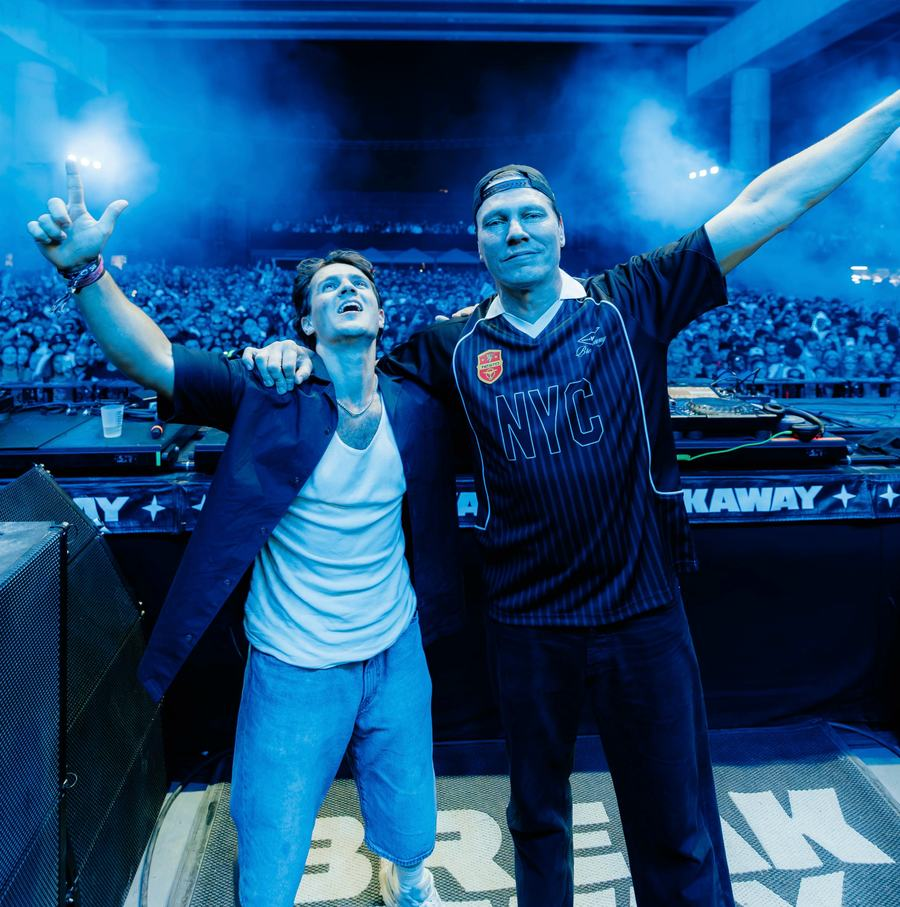
#> input picture img/night-brooklyn.jpg, 900 x 907 px, given in place of sc_avatar.jpg, which was not available
$ python build.py --src ../img
#> lines starting #> are read from the running program, lines starting #| are printed output that depends on the picture
"""Builds the site's pictures from the originals.

    uv run --with pillow tools/build.py --src ~/scratch/lille-research

The originals (profile pictures, cover art, post pictures) are not kept in this
repo. `--src` is the folder that holds them (img/, img_ig/). The cut-out of the
portrait (img/cut_avatar.png) is made first with tools/cutout.swift:

    swiftc -O tools/cutout.swift -o /tmp/cutout
    /tmp/cutout <src>/img/sc_avatar.jpg <src>/img/cut_avatar.png 2400
"""
import argparse, pathlib, random

from PIL import Image, ImageChops, ImageEnhance, ImageFilter, ImageOps

ROOT = pathlib.Path(__file__).resolve().parent.parent
ap = argparse.ArgumentParser()
ap.add_argument("--src", required=True, help="folder holding the original pictures")
SRC = pathlib.Path(ap.parse_args().src).expanduser()


def op(name, mode="RGB"):
#> called with name = 'img/sc_avatar.jpg', mode = 'RGB'
    return Image.open(SRC / name).convert(mode)
#> returned value is the input picture: PIL image 900x907 RGB; mean R, G, B 27.9, 79.3, 124.9


def save(im, path, q=80):
    path.parent.mkdir(exist_ok=True)
    if path.suffix == ".webp":
        im.save(path, "WEBP", quality=q, method=6)
    else:
        im.convert("RGB").save(path, "JPEG", quality=q, optimize=True, progressive=True)
    print(f"{path.relative_to(ROOT)}  {im.width}x{im.height}  {path.stat().st_size // 1024} KB")


def fit_w(im, width):
#> called with width = 1350
    return im if im.width == width else im.resize((width, round(im.height * width / im.width)), Image.LANCZOS)
#> returned value: PIL image 1350x1360 RGB


def frac(im, box):
    w, h = im.size
    return im.crop((round(box[0] * w), round(box[1] * h), round(box[2] * w), round(box[3] * h)))


def square(im):
    s = min(im.size)
    return im.crop(((im.width - s) // 2, (im.height - s) // 2, (im.width + s) // 2, (im.height + s) // 2))


# ---------- landing: the press portrait (LILLE's SoundCloud picture) ----------
# The original is square. For wide screens the wall is carried on to the left and
# right (each row keeps the colour of the picture's edge), so the figure stands
# in the middle of a 16:9 wall with room for the name behind.
H = 1350
W = 2400
por = fit_w(op("img/sc_avatar.jpg"), H)
cut = fit_w(Image.open(SRC / "img/cut_avatar.png").convert("RGBA"), H)
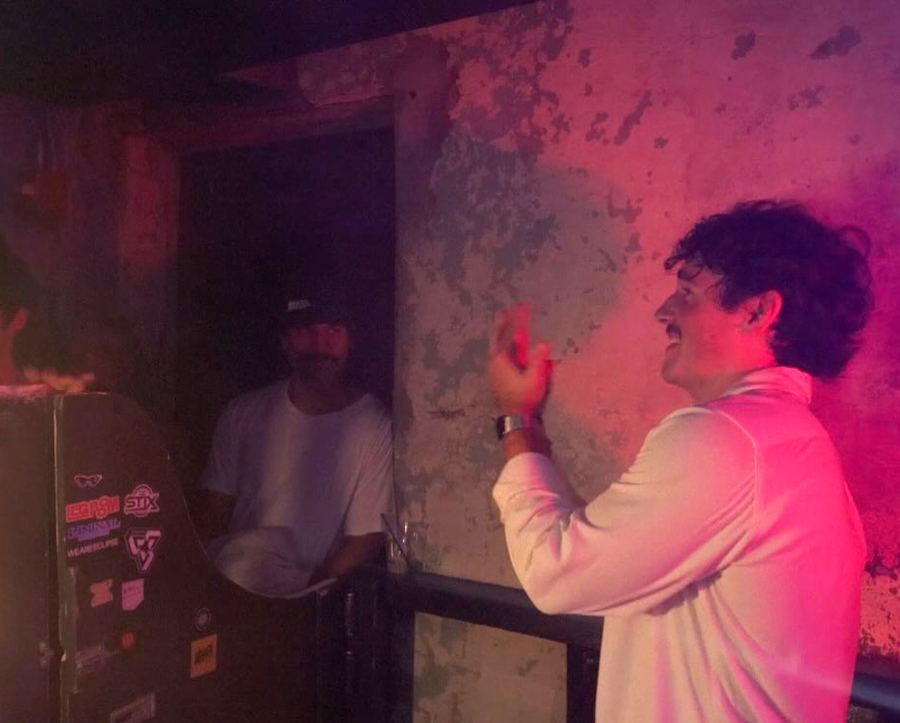
#> input picture img/night-elsewhere.jpg, 900 x 723 px, given in place of cut_avatar.png, which was not available
x0 = (W - H) // 2
wall = Image.new("RGB", (W, H))
#> wall: PIL image 2400x1350 RGB; every value is 0
left = por.crop((0, 0, 6, H)).resize((1, H), Image.BOX).filter(ImageFilter.GaussianBlur(6))
right = por.crop((H - 6, 0, H, H)).resize((1, H), Image.BOX).filter(ImageFilter.GaussianBlur(6))
wall.paste(left.resize((x0, H)), (0, 0))
wall.paste(right.resize((W - x0 - H, H)), (x0 + H, 0))
wall.paste(por, (x0, 0))
# soften the two joins
band = 90
for jx in (x0, x0 + H):
    strip = wall.crop((jx - band, 0, jx + band, H)).filter(ImageFilter.GaussianBlur(26))
    mask = Image.linear_gradient("L").rotate(90, expand=True).resize((band, H))
    m = Image.new("L", (band * 2, H))
    m.paste(mask, (0, 0)); m.paste(ImageOps.mirror(mask), (band, 0))
    wall.paste(strip, (jx - band, 0), ImageOps.invert(m) if False else m)
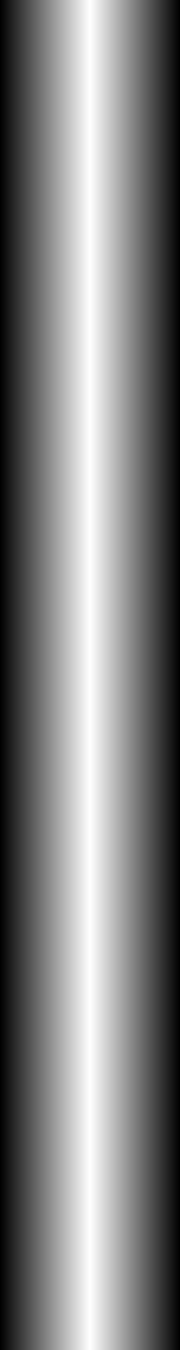
#> m: PIL image 180x1350 L; min 1, max 254, mean 127.5
# the light falls off toward the far edges, as it does on the real wall
fall = Image.radial_gradient("L").resize((W * 2, round(H * 2.6))).crop((W // 2, round(H * 0.8), W // 2 + W, round(H * 0.8) + H))
shade = Image.new("RGB", (W, H), (52, 66, 66))
wall = Image.composite(shade, wall, fall.point(lambda v: max(0, v - 70) * 1.05))
# the same grain as the photograph, so the added wall is not smoother than the real one
random.seed(11)
noise = Image.effect_noise((W, H), 9).convert("RGB")
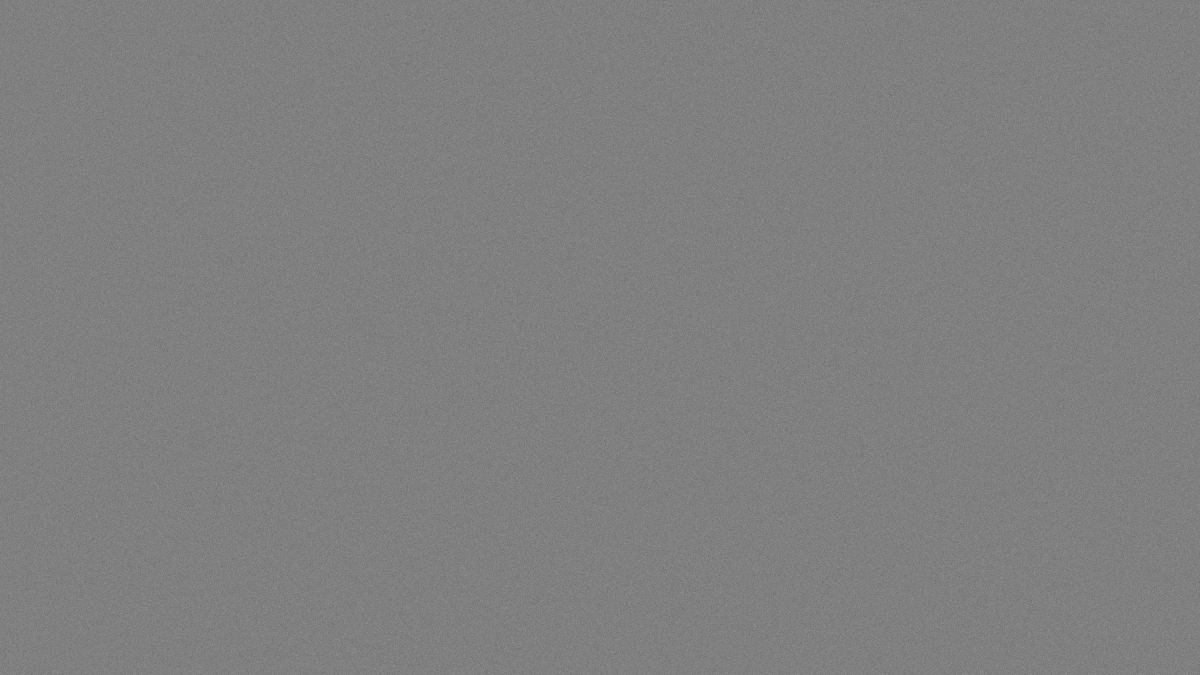
#> noise: PIL image 2400x1350 RGB (shown at 1/2 size); min 80, max 170, mean 127.5
wall = ImageChops.overlay(wall, Image.blend(Image.new("RGB", (W, H), (128, 128, 128)), noise, 0.22))
wall.paste(por.crop((round(H * .26), 0, round(H * .78), H)), (x0 + round(H * .26), 0),
           Image.linear_gradient("L").rotate(90, expand=True).resize((round(H * .52), H)).point(lambda v: 255 if 18 < v < 237 else 0).filter(ImageFilter.GaussianBlur(20)))
save(wall, ROOT / "img" / "hero.jpg", 80)
#| img/hero.jpg  2400x1350  280 KB
board = Image.new("RGBA", (W, H), (0, 0, 0, 0))
#> board: PIL image 2400x1350 RGBA; every value is 0
board.paste(cut, (x0, 0))
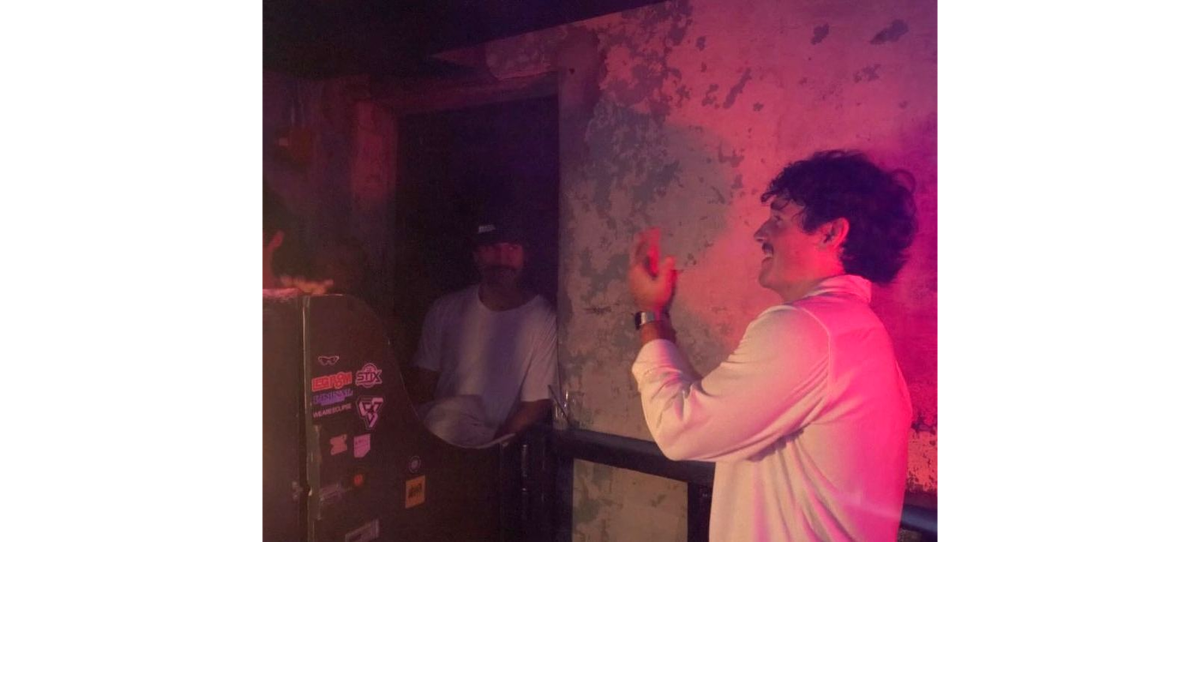
#> board: PIL image 2400x1350 RGBA (shown at 1/2 size); mean R, G, B, A 50.1, 21.7, 30.6, 115.2; transparent parts drawn white
save(board, ROOT / "img" / "hero-cut.webp", 84)
#| img/hero-cut.webp  2400x1350  59 KB

# phones: an upright crop of the original picture, and the same crop of the cut-out
PB = (0.215, 0.0, 0.795, 1.0)
big = fit_w(op("img/sc_avatar.jpg"), 1900)
save(fit_w(frac(big, PB), 1080), ROOT / "img" / "hero-m.jpg", 78)
#> in frac, `return im.crop((round(box[0] * w), round(box[1] * h), round(box[2] * w..`:
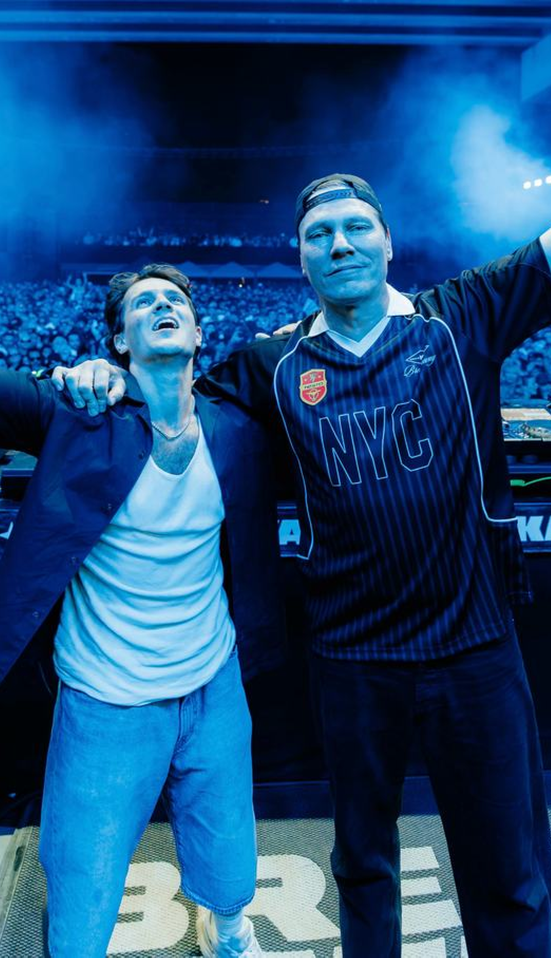
#> returned value: PIL image 1102x1915 RGB (shown at 1/2 size); mean R, G, B 26.3, 73.1, 119.3
#| img/hero-m.jpg  1080x1877  200 KB
save(fit_w(frac(fit_w(Image.open(SRC / "img/cut_avatar.png").convert("RGBA"), 1900), PB), 1080), ROOT / "img" / "hero-m-cut.webp", 82)
#| img/hero-m-cut.webp  1080x1496  44 KB

# ---------- menu: the black and white full-length picture ----------
bw = op("img_ig/igc_DeAZ_9siVwJ_01.jpg")
#> in op, returned value is the input picture: PIL image 900x723 RGB; mean R, G, B 110.9, 48, 67.8
save(fit_w(frac(bw, (0.14, 0.14, 0.86, 0.86)), 1000), ROOT / "img" / "menu.jpg", 78)
#| img/menu.jpg  1000x804  56 KB

# ---------- contact: the figure alone, hard black and white, on the dark screen ----------
g = ImageOps.grayscale(cut.convert("RGB"))
g = ImageOps.autocontrast(g, cutoff=(2, 6)).point(lambda v: 0 if v < 70 else min(255, round((v - 70) * 1.62)))
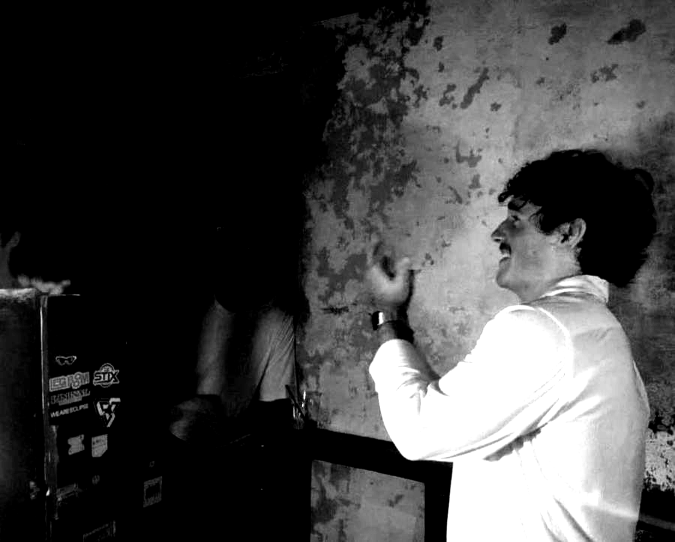
#> g: PIL image 1350x1084 L (shown at 1/2 size); min 0, max 255, mean 67.2
con = Image.merge("RGBA", (g, g, g, cut.getchannel("A")))
save(fit_w(frac(con, (0.24, 0.05, 0.80, 1.0)), 1000), ROOT / "img" / "contact.webp", 80)
#> call 4 of frac, with box = (0.24, 0.05, 0.8, 1)
#> in frac (call 4), `return im.crop((round(box[0] * w), round(box[1] * h), round(box[2] * w..`:
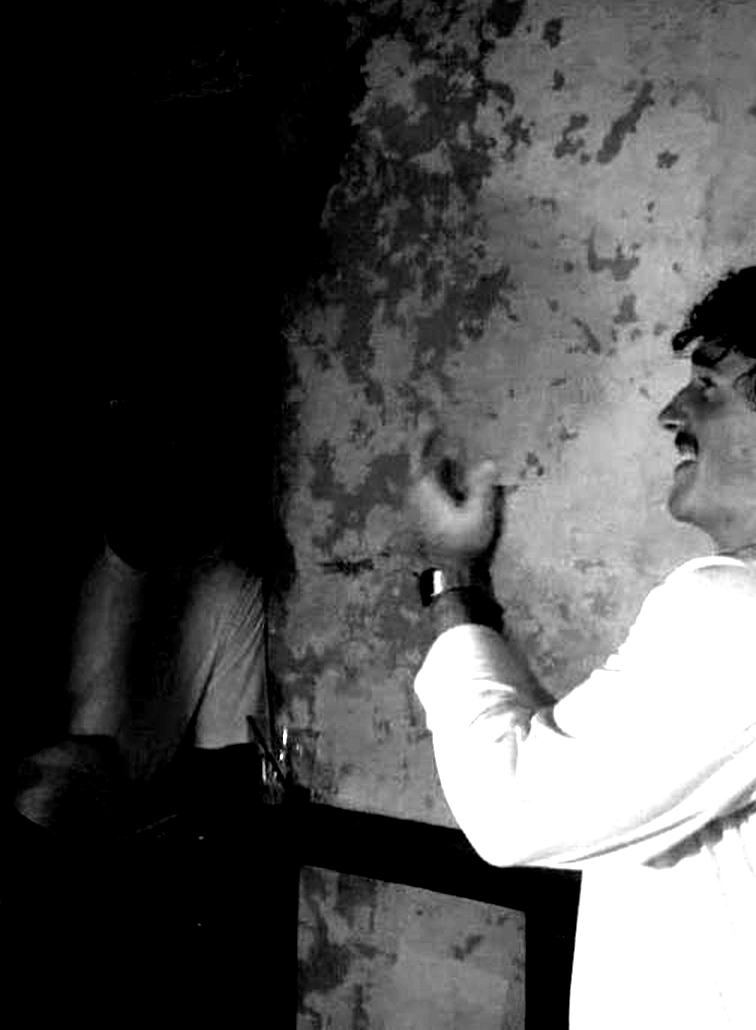
#> returned value: PIL image 756x1030 RGBA; mean R, G, B, A 79.1, 79.1, 79.1, 255
#| img/contact.webp  1000x1362  40 KB

# ---------- cover art ----------
covers = {
    "with-me": "img/scart_withme.jpg",
    "thats-my-bby": "img/scart_thats-my-bby.jpg",
    "everlong": "img/scart_everlong.jpg",
    "when-it-comes-to-love": "img/scart_when-it-comes-to-love-1.jpg",
}
for rid, name in covers.items():
    save(fit_w(square(op(name)), 720), ROOT / "art" / f"{rid}.jpg", 80)
#> (the run stopped early here; a loop or call above may not have finished)
